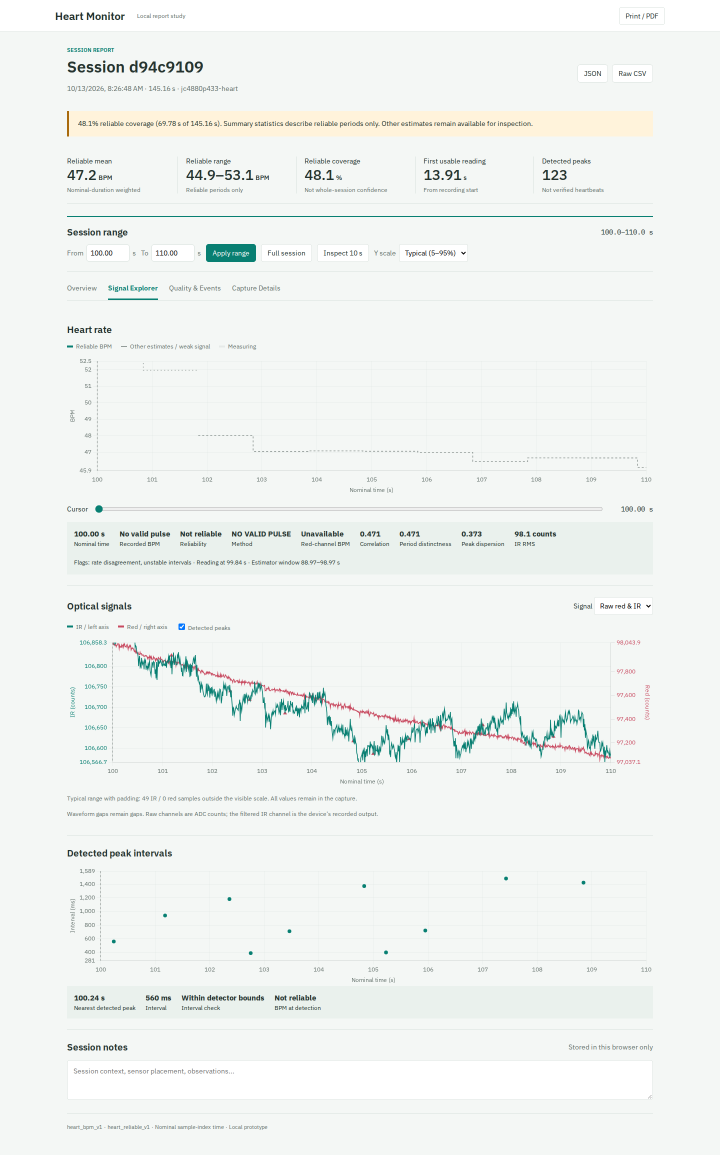
#> input picture research/heart-monitor/report-raw-detail.png, 1440 x 2309 px (shown at 1/2 size)
$ python -i gray16.py   (imports and definitions only)
#> lines starting #> are read from the running program, lines starting #| are printed output that depends on the picture
"""Calibrated E1003 Gray16 (G16P) image pipeline.

Copied from ``tools/epaper-prep-gray16.py`` so the photoframe site and the CLI
share the exact same panel calibration. The tonal path:

    BT.709 luma -> percentile auto-stretch -> tone curve (gamma + highlights +
    brightness/contrast) -> measured panel calibration (desired -> source) ->
    nearest-16 + Floyd-Steinberg error diffusion -> G16P pack

IT8951 Gray16 is monotonic (nibble 0x0 = black, 0xF = white). The panel renders
midtones lighter than a linear source ramp, so the measured inverse LUT
(PANEL_RESPONSE_E1003_GC16_V32) maps desired perceptual gray to the source level
that actually reproduces it. Keep this module dependency-light (Pillow + stdlib).

NOTE (greenfield): this is a verbatim copy for the MVE. The long-term plan is to
extract a single shared module imported by both the tool and the site.
"""

from __future__ import annotations

import io
import struct
import zlib
from array import array
from math import ceil, exp, floor, isfinite

from PIL import Image

# --- Panel + format constants -------------------------------------------------

PANEL_W = 1872
PANEL_H = 1404
MAGIC = b"G16P"
VERSION = 1

# G16Z transport wrapper: 4-byte magic + a raw DEFLATE stream (no zlib/gzip
# header) of the complete G16P bytes. Stored at upload time so the device pulls
# ~0.3-0.5x the bytes; the firmware inflates straight into its fixed-size G16P
# buffer with the ROM's malloc-free tinfl. The device still accepts raw G16P, so
# pre-existing uncompressed blobs keep rendering.
G16Z_MAGIC = b"G16Z"

# Tone curve defaults. With the measured panel calibration now applied by default
# (CAL_PANEL_STRENGTH below), gamma is neutral (1.0) and highlights are flat: the
# old gamma=0.8 was a hand-tuned proxy for the panel's lighter-than-sRGB midtone
# response, which the measured inverse LUT now corrects directly. Stacking both
# would double-correct.
CAL_BLACK_PCT = 0.5
CAL_WHITE_PCT = 99.5
CAL_GAMMA = 1.0
CAL_HIGHLIGHTS = 0.0
CAL_BRIGHTNESS = 0.0
CAL_CONTRAST = 1.0
# Sigmoidal midtone contrast strength (0 = identity). Unlike the linear CAL_CONTRAST
# this steepens the midtone slope while rolling off softly near black/white instead
# of hard-clipping -- it reallocates the panel's scarce 16 levels into the midtones
# where photo detail lives. Default off so it is purely opt-in.
CAL_MIDTONE = 0.0
CAL_PANEL_STRENGTH = 1.0
HIGHLIGHT_BUMP_EXP = 6.0
_HIGHLIGHT_BUMP_PEAK = (
    (HIGHLIGHT_BUMP_EXP / (HIGHLIGHT_BUMP_EXP + 1.0)) ** HIGHLIGHT_BUMP_EXP
) / (HIGHLIGHT_BUMP_EXP + 1.0)

# Measured E1003 (IT8951 / GC16) tonal response, normalized 0..1 per source gray
# level (16 levels, source = index * 17). Bench measurement v3.2: each entry is the
# panel's reflectance when fed that source level, endpoints normalized so black=0
# and white=1, enforced monotone. The panel renders midtones LIGHTER than the
# linear source ramp, so a perceptually-even ramp needs a non-linear inverse.
# Single source of truth: both the encode-time inverse LUT and the preview
# forward LUT are derived from this array (here and, mirrored, in upload.html).
# To calibrate a different panel/waveform, re-run the bench toolkit in
# tools/panel-calibration/ and paste the new normalized_Y_envelope values here.
PANEL_RESPONSE_E1003_GC16_V32 = (
    0.0000, 0.0565, 0.1582, 0.2281, 0.3547, 0.4394, 0.5577, 0.6194,
    0.7095, 0.7538, 0.8016, 0.8437, 0.8703, 0.9029, 0.9503, 1.0000,
)


# --- Low-level helpers --------------------------------------------------------


def _clamp_u8(value: int) -> int:
    if value < 0:
        return 0
    if value > 255:
        return 255
    return value


def _luma_bt709(red: int, green: int, blue: int) -> int:
    return (6966 * red + 23436 * green + 2366 * blue) >> 15


# [7 lines left out: function _nearest_gray16, not called in this run]


def _percentile_bounds(gray: array, low_pct: float, high_pct: float) -> tuple[int, int]:
    histogram = [0] * 256
    for value in gray:
        histogram[_clamp_u8(value)] += 1

    total = len(gray)
    low_target = total * low_pct / 100.0
    high_target = total * high_pct / 100.0

    black = 0
    cumulative = 0
    for value in range(256):
        cumulative += histogram[value]
        if cumulative >= low_target:
            black = value
            break

    white = 255
    cumulative = 0
    for value in range(256):
        cumulative += histogram[value]
        if cumulative >= high_target:
            white = value
            break

    if white <= black:
        white = min(255, black + 1)
    return black, white


def _build_tone_lut(
    black: int,
    white: int,
    gamma: float,
    highlights: float = 0.0,
    brightness: float = 0.0,
    contrast: float = 1.0,
    midtone: float = 0.0,
) -> array:
    lut = array("h", [0]) * 256
    span = white - black
    inv_gamma = 1.0 / gamma if gamma > 0 else 1.0
    # Sigmoidal midtone contrast: a logistic curve steepened by `midtone`, then
    # normalized so it passes through (0,0), (0.5,0.5), (1,1). midtone=0 is identity.
    sig_lo = 0.0
    sig_span = 1.0
    if midtone > 0.0:
        sig_lo = 1.0 / (1.0 + exp(midtone * 0.5))
        sig_span = (1.0 / (1.0 + exp(-midtone * 0.5))) - sig_lo
    for value in range(256):
        if value <= black:
            norm = 0.0
        elif value >= white:
            norm = 1.0
        else:
            norm = (value - black) / span
        toned = norm ** inv_gamma
        if highlights != 0.0:
            bump = (toned ** HIGHLIGHT_BUMP_EXP) * (1.0 - toned) / _HIGHLIGHT_BUMP_PEAK
            toned += highlights * bump
        if contrast != 1.0:
            toned = (toned - 0.5) * contrast + 0.5
        if midtone > 0.0:
            toned = (1.0 / (1.0 + exp(-midtone * (toned - 0.5))) - sig_lo) / sig_span
        if brightness != 0.0:
            toned += brightness
        if toned < 0.0:
            toned = 0.0
        elif toned > 1.0:
            toned = 1.0
        lut[value] = _clamp_u8(round(toned * 255))
    return lut


# --- Panel response calibration ----------------------------------------------
#
# The pipeline produces *desired* perceptual gray; the panel renders each source
# level non-linearly (PANEL_RESPONSE_E1003_GC16_V32). To hit the desired tone we
# feed the panel the source level whose measured reflectance matches the target.
# The inverse LUT (desired 8-bit -> source 8-bit) does this; it is applied AFTER
# the tone curve and BEFORE dithering so error diffusion still smooths gradients.
# The forward LUT (source 8-bit -> reflectance 8-bit) is the display simulation:
# it shows how a given source level actually looks on the panel, replacing the old
# eyeballed PREVIEW_DISPLAY_GAMMA. Both are mirrored in upload.html.


def _build_panel_inverse_lut(response: tuple[float, ...]) -> array:
    """desired perceptual gray (0..255) -> source gray (0..255) to feed the panel.

    Linear interpolation along the (monotone) measured response, inverted: for
    each desired reflectance find the source whose predicted reflectance matches.
    """
    lut = array("h", [0]) * 256
    last = len(response) - 1
    for desired in range(256):
        target = desired / 255.0
        if target <= response[0]:
            lut[desired] = 0
        elif target >= response[last]:
            lut[desired] = 255
        else:
            for k in range(last):
                if response[k] <= target <= response[k + 1]:
                    denom = response[k + 1] - response[k]
                    frac = 0.0 if denom <= 0.0 else (target - response[k]) / denom
                    src = (k + frac) * 17.0
                    lut[desired] = _clamp_u8(round(src))
                    break
    return lut


def _build_panel_forward_lut(response: tuple[float, ...]) -> array:
    """source gray (0..255) -> rendered reflectance (0..255): the display sim."""
    lut = array("h", [0]) * 256
    last = len(response) - 1
    for source in range(256):
        pos = source / 17.0
        k = int(floor(pos))
        if k >= last:
            reflectance = response[last]
        else:
            frac = pos - k
            reflectance = response[k] + frac * (response[k + 1] - response[k])
        lut[source] = _clamp_u8(round(reflectance * 255.0))
#> further down, picture is the input picture: PIL image 1440x2309 RGB; mean R, G, B 240.3, 243.8, 241.3
    return lut


_PANEL_INVERSE_LUT = _build_panel_inverse_lut(PANEL_RESPONSE_E1003_GC16_V32)
_PANEL_FORWARD_LUT = _build_panel_forward_lut(PANEL_RESPONSE_E1003_GC16_V32)


# [16 lines left out: function apply_panel_calibration, not called in this run]


# --- Image fit ----------------------------------------------------------------


def _flatten_to_rgb(img: Image.Image) -> Image.Image:
    """Composite any transparency over white and return an RGB image."""
    if img.mode in ("RGBA", "LA") or (img.mode == "P" and "transparency" in img.info):
        rgba = img.convert("RGBA")
        background = Image.new("RGBA", rgba.size, (255, 255, 255, 255))
        return Image.alpha_composite(background, rgba).convert("RGB")
    return img.convert("RGB")


# Resampling filters offered for the panel-fit downscale. NEAREST is the historical
# default (matches the CLI tool and avoids resample blur before dithering); the
# others trade hard edges for smoother detail. Keys are the stable names stored in
# meta and submitted by the upload form. Order here is the order shown in the UI.
RESAMPLERS: dict[str, Image.Resampling] = {
    "nearest": Image.Resampling.NEAREST,
    "box": Image.Resampling.BOX,
    "bilinear": Image.Resampling.BILINEAR,
    "hamming": Image.Resampling.HAMMING,
    "bicubic": Image.Resampling.BICUBIC,
    "lanczos": Image.Resampling.LANCZOS,
}
DEFAULT_RESAMPLER = "nearest"


def resampler_choices() -> list[str]:
    """Stable resampler names for the upload UI (in display order)."""
    return list(RESAMPLERS.keys())


def resolve_resampler(name: str | None) -> Image.Resampling:
    """Map a resampler name to its PIL filter, falling back to the default."""
    return RESAMPLERS.get((name or "").lower(), RESAMPLERS[DEFAULT_RESAMPLER])


def fit_rgb_to_panel(
    img: Image.Image,
    width: int = PANEL_W,
    height: int = PANEL_H,
    *,
    resample: Image.Resampling | None = None,
) -> Image.Image:
    """Flatten transparency over white and cover-crop to the panel size.

    ``resample`` selects the downscale filter (default NEAREST, matching the CLI
    tool: avoids resample blur before dithering). Smoother filters (BICUBIC,
    LANCZOS) retain more detail at the cost of softer edges -- experiment per
    image via the upload page.
    """
#> called with width = 1872, height = 1404, resample = 0
    img = _flatten_to_rgb(img)
    resample = resample or RESAMPLERS[DEFAULT_RESAMPLER]

    if img.size != (width, height):
        scale = max(width / img.width, height / img.height)
#> scale = 1.3
        resized_w = max(width, ceil(img.width * scale))
#> resized_w = 1872
        resized_h = max(height, ceil(img.height * scale))
#> resized_h = 3002
        img = img.resize((resized_w, resized_h), resample)

        left = (resized_w - width) // 2
#> left = 0
        top = (resized_h - height) // 2
#> top = 799
        img = img.crop((left, top, left + width, top + height))
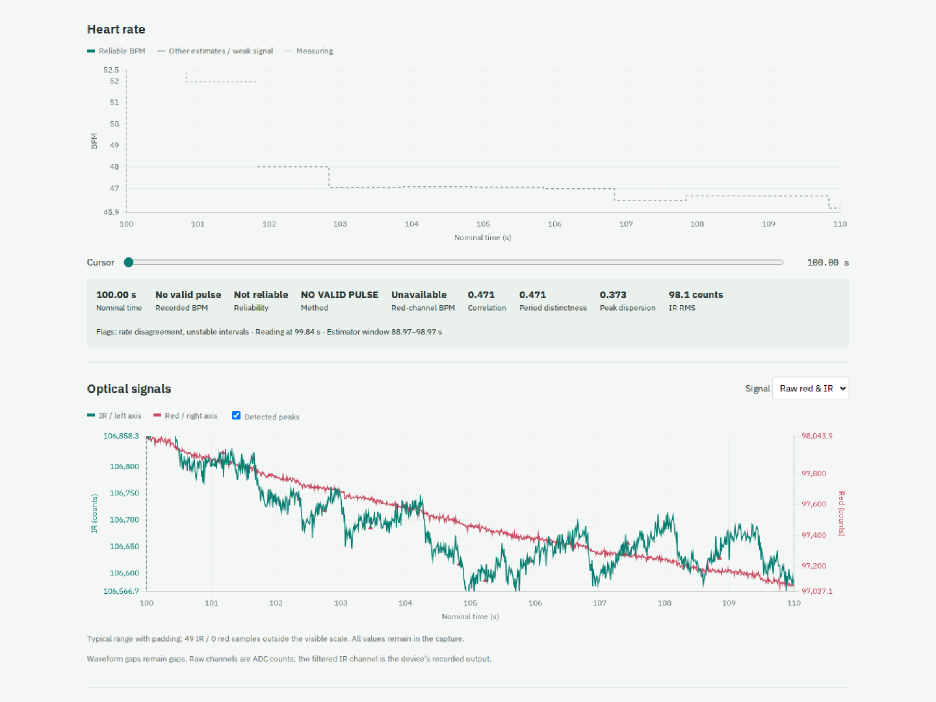
#> img: PIL image 1872x1404 RGB (shown at 1/2 size); mean R, G, B 238.9, 243, 240.8

    return img.convert("RGB")


def apply_orientation(img: Image.Image, transform: dict) -> Image.Image:
    """Apply per-device orientation: rotate_deg then mirror_x then mirror_y.

    Pure geometry; no tonal effect. Rotation is the only step that may change
    dimensions, so callers should fit to the panel after orientation.
    """
    if not transform:
        return img
    rotate_deg = int(transform.get("rotate_deg", 0) or 0) % 360
    if rotate_deg:
        # expand=True keeps the whole image; subsequent fit re-crops to panel.
        img = img.rotate(-rotate_deg, expand=True)
    if bool(transform.get("mirror_x", False)):
        img = img.transpose(Image.Transpose.FLIP_LEFT_RIGHT)
    if bool(transform.get("mirror_y", False)):
        img = img.transpose(Image.Transpose.FLIP_TOP_BOTTOM)
    return img


def apply_crop(img: Image.Image, crop: dict | None) -> Image.Image:
    """Frame to a normalized rect ``{x, y, w, h}`` (fractions of width/height).

    A falsy, invalid, or full-frame crop is a no-op, so callers can always pass
    the crop through unconditionally. The rect may extend OUTSIDE the image
    (negative x/y or x+w > 1, y+h > 1): the region beyond the image is filled
    white, which lets the user zoom out and letterbox a portrait inside a
    landscape frame (or vice versa). Pure geometry; no tonal effect. Apply after
    orientation and before fitting to the panel so the framing survives the fit.
    """
    if not crop:
        return img
    try:
        x = float(crop.get("x", 0.0))
        y = float(crop.get("y", 0.0))
        w = float(crop.get("w", 1.0))
        h = float(crop.get("h", 1.0))
    except (TypeError, ValueError, AttributeError):
        return img
    if not (isfinite(x) and isfinite(y) and isfinite(w) and isfinite(h)):
        return img
    if w <= 0.0 or h <= 0.0:
        return img
    if max(abs(x), abs(y), w, h) > 4.0:
        raise ValueError("Crop geometry exceeds the supported range.")
    src_w, src_h = img.size
    left = round(x * src_w)
    top = round(y * src_h)
    right = round((x + w) * src_w)
    bottom = round((y + h) * src_h)
    if right - left < 1 or bottom - top < 1:
        return img
    if left == 0 and top == 0 and right == src_w and bottom == src_h:
        return img
    if left >= 0 and top >= 0 and right <= src_w and bottom <= src_h:
        return img.crop((left, top, right, bottom))
    # Window extends beyond the image: paste the overlapping part onto a white
    # canvas so the uncovered margins become letterbox/pillarbox bars.
    win_w = right - left
    win_h = bottom - top
    if win_w > 20_000 or win_h > 20_000 or win_w * win_h > 40_000_000:
        raise ValueError("Crop canvas exceeds the pixel limit.")
    canvas = Image.new("RGB", (win_w, win_h), (255, 255, 255))
    canvas.paste(_flatten_to_rgb(img), (-left, -top))
    return canvas


# [30 lines left out: function describe_crop, not called in this run]


# --- Tone + dither ------------------------------------------------------------


def _luma_array(rgb: Image.Image, width: int, height: int) -> array:
#> called with width = 1872, height = 1404
    pixels = rgb.tobytes()
    pixel_count = width * height
    gray = array("h", [0]) * pixel_count
    for pixel_index in range(pixel_count):
        source_index = pixel_index * 3
        gray[pixel_index] = _luma_bt709(
            pixels[source_index],
            pixels[source_index + 1],
            pixels[source_index + 2],
        )
    return gray


# [24 lines left out: function _dither_to_nibbles, not called in this run]


def calibrated_gray_levels(
    rgb: Image.Image,
    *,
    width: int = PANEL_W,
    height: int = PANEL_H,
    gamma: float = CAL_GAMMA,
    highlights: float = CAL_HIGHLIGHTS,
    brightness: float = CAL_BRIGHTNESS,
    contrast: float = CAL_CONTRAST,
    midtone: float = CAL_MIDTONE,
    panel_calibration: float = CAL_PANEL_STRENGTH,
    auto_stretch: bool = True,
) -> array:
    """Return the (pre-dither) 8-bit source luma for an already-fit RGB image.

    Applies the tone curve, then the measured panel calibration (desired ->
    source) when ``panel_calibration`` > 0, so the returned values are what the
    panel should be fed -- ready for nearest-16 + dithering.
    """
    gray = _luma_array(rgb, width, height)
    if auto_stretch:
        black, white = _percentile_bounds(gray, CAL_BLACK_PCT, CAL_WHITE_PCT)
#> black = 100; white = 246
    else:
        black, white = 0, 255
    tone_lut = _build_tone_lut(
        black, white, gamma, highlights, brightness, contrast, midtone
    )
#> in _build_tone_lut, `span = white - black`: span = 146
    for i in range(width * height):
        gray[i] = tone_lut[_clamp_u8(gray[i])]
    if panel_calibration > 0.0:
        apply_panel_calibration(gray, panel_calibration)
    return gray


def gray_levels_to_preview(gray: array, width: int, height: int) -> Image.Image:
    """Build an 8-bit 'L' preview image from tone-curved luma (for thumbnails)."""
    return Image.frombytes("L", (width, height), bytes(_clamp_u8(v) for v in gray))


# Display simulation: the real E1003 panel renders each source gray level lighter
# than an sRGB monitor (PANEL_RESPONSE_E1003_GC16_V32). The forward LUT maps a
# source level to how it actually appears, so previews and gallery thumbnails look
# like the panel instead of like the raw encoded bytes. This replaces the old
# eyeballed PREVIEW_DISPLAY_GAMMA with measured data. DISPLAY-ONLY: never apply it
# before encoding G16P. Mirror of the browser forward LUT in upload.html.
_DISPLAY_SIM_LUT = bytes(_PANEL_FORWARD_LUT[v] for v in range(256))


# [7 lines left out: function simulate_display, not called in this run]


# Longest edge of the small grayscale base served for the live upload preview.
PREVIEW_MAX = 468


# [108 lines left out: functions full_base, pack_g16p, encode_g16p, not called in this run]


JPEG_QUALITY_DEFAULT = 90


def encode_jpeg(
    img: Image.Image,
    *,
    width: int = PANEL_W,
    height: int = PANEL_H,
    transform: dict | None = None,
    crop: dict | None = None,
    resampler: str | None = None,
    quality: int = JPEG_QUALITY_DEFAULT,
    grayscale: bool = True,
    gamma: float = CAL_GAMMA,
    highlights: float = CAL_HIGHLIGHTS,
    brightness: float = CAL_BRIGHTNESS,
    contrast: float = CAL_CONTRAST,
    midtone: float = CAL_MIDTONE,
) -> tuple[bytes, Image.Image]:
    """Resize-and-tone pipeline for panels whose firmware library does its own
    dither (e.g. Inkplate): orientation -> crop -> fit -> auto-stretch + tone -> JPEG.

    Reuses the panel-agnostic half of the calibrated pipeline (percentile
    auto-stretch and the gamma/highlights/brightness/contrast/midtone tone curve)
    but deliberately skips the E1003 panel calibration and the Floyd-Steinberg
    dither -- the device's image library reproduces the final tones on-panel.
    ``grayscale`` (default, for mono e-paper) applies the tone curve and emits an
    8-bit JPEG; ``grayscale=False`` keeps colour and skips the (luma-based) tone
    curve. Always emits a BASELINE (non-progressive) JPEG. Returns
    ``(jpeg_bytes, preview_L)`` where ``preview_L`` is the toned 8-bit grayscale
    image used for the gallery thumbnail.
    """
    oriented = apply_orientation(img, transform or {})
    framed = apply_crop(oriented, crop)
    rgb = fit_rgb_to_panel(framed, width, height, resample=resolve_resampler(resampler))
    if grayscale:
        gray = calibrated_gray_levels(
            rgb,
            width=width,
            height=height,
            gamma=gamma,
            highlights=highlights,
            brightness=brightness,
            contrast=contrast,
            midtone=midtone,
            panel_calibration=0.0,
        )
        out = gray_levels_to_preview(gray, width, height)
    else:
        out = rgb
    buffer = io.BytesIO()
    # Always encode a 3-component (YCbCr) JPEG. Inkplate's bundled TJpgDec only
    # decodes 3-component JPEGs and rejects single-component grayscale JPEGs
    # (JDR_FMT3 -> drawJpegFromBuffer returns 0). Saving an 'L' image straight to
    # JPEG yields exactly such a 1-component file, so convert the tone-mapped
    # grayscale to RGB first. The panel dithers to grayscale on-device, so the
    # visible result is identical; the size cost over a 1-component JPEG is small.
    encode_src = out if out.mode == "RGB" else out.convert("RGB")
    encode_src.save(buffer, format="JPEG", quality=int(quality), optimize=True, progressive=False)
    return buffer.getvalue(), out.convert("L")


# [15 lines left out: function wrap_g16z, not called in this run]

>>> from PIL import Image
>>> picture = Image.open('../../research/heart-monitor/report-raw-detail.png')
#> (the run stopped early here; a loop or call above may not have finished)
